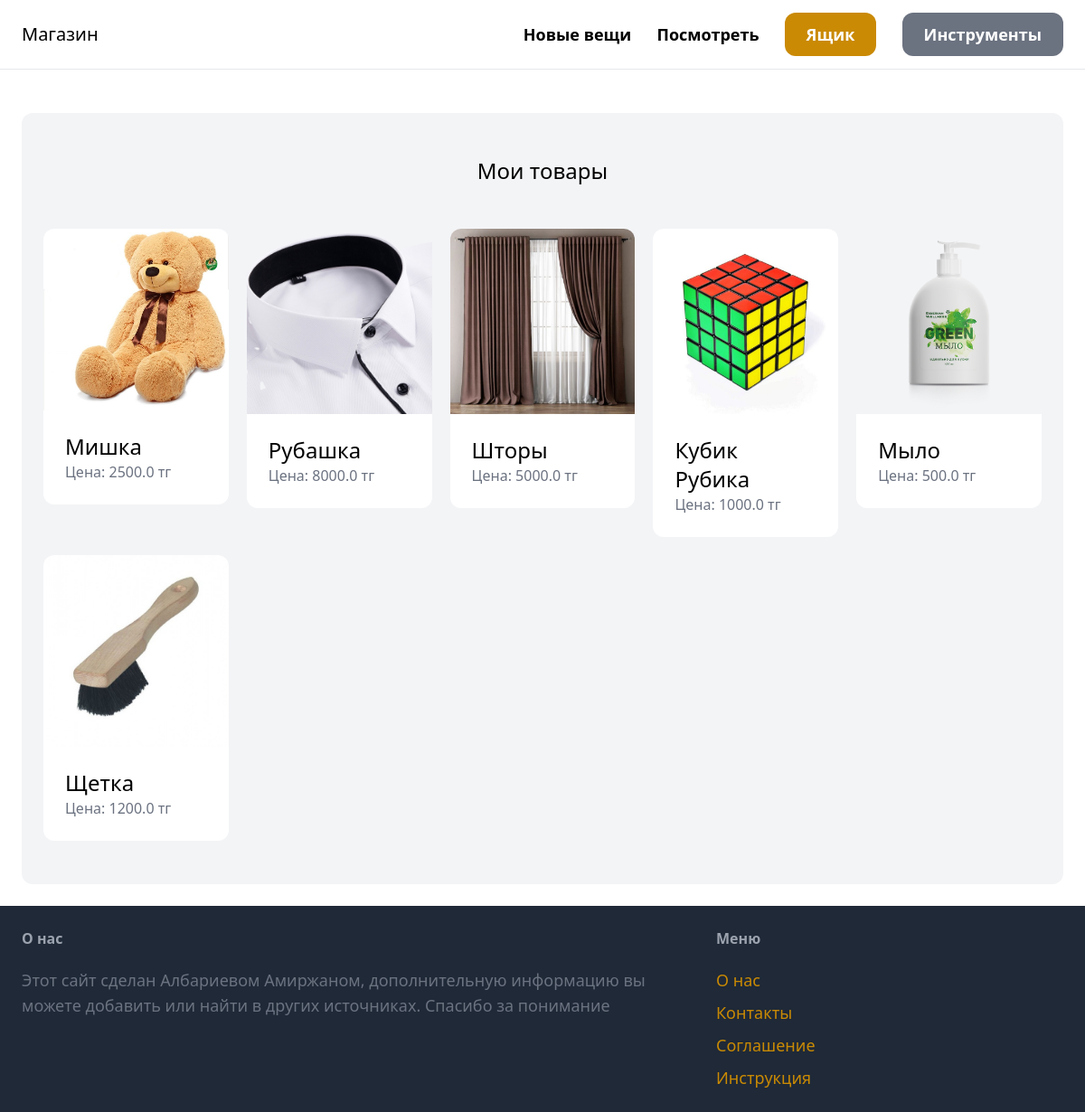
The page /dashboard/ (signed in) on the database its author committed.
### item/models.py (models this page shows, shortened)
class Item(models.Model):
    category = models.ForeignKey(Category, related_name='item', on_delete=models.CASCADE)
    name = models.CharField(max_length=255)
    description = models.TextField(blank=True,null=True)
    price = models.FloatField()
    image = models.ImageField(upload_to='item_images', blank=True, null=True)
    is_sold = models.BooleanField(default=False)
    created_by = models.ForeignKey(User, related_name='items', on_delete=models.CASCADE)
    created_at = models.DateTimeField(auto_now_add=True)

### dashboard/views.py (the view)
# urls.py: path('',views.index,name='index'),
@login_required
def index(request):
    items = Item.objects.filter(created_by=request.user)
    return render(request, 'dashboard/index.html', {
        'items': items,
    })

### dashboard/templates/dashboard/index.html (shortened to what this page needs)
{%extends 'core/base.html'%}
{% block content %}
    <div class="mt-6 px-6 py-12 bg-gray-100 rounded-xl">
        <h2 class="mb-12 text-2xl text-center">Мои товары</h2>
        <div class="grid grid-cols-5 gap-5">
            {%for item in items %}
                <div>
                    <a href="{%url 'item:detail' item.id %}">
                        <div>
                            <img src="{{item.image.url}}" class="rounded-t-xl">
                        </div>
                        <div class="p-6 bg-white rounded-b-xl">
                            <h2 class="text-2xl">{{item.name}}
                            </h2>
                            <p class="text-gray-500">Цена: {{item.price}} тг</p>
                        </div>
                    </a>
                </div>
            {%endfor%}
        </div>
    </div>
{% endblock %}

### rows shown on the page
Item: image (picture), name "Мишка", price "2500.0"
Item: image (picture), name "Рубашка", price "8000.0"
Item: image (picture), name "Шторы", price "5000.0"
Item: image (picture), name "Кубик Рубика", price "1000.0"
Item: image (picture), name "Мыло", price "500.0"
Item: image (picture), name "Щетка", price "1200.0"
